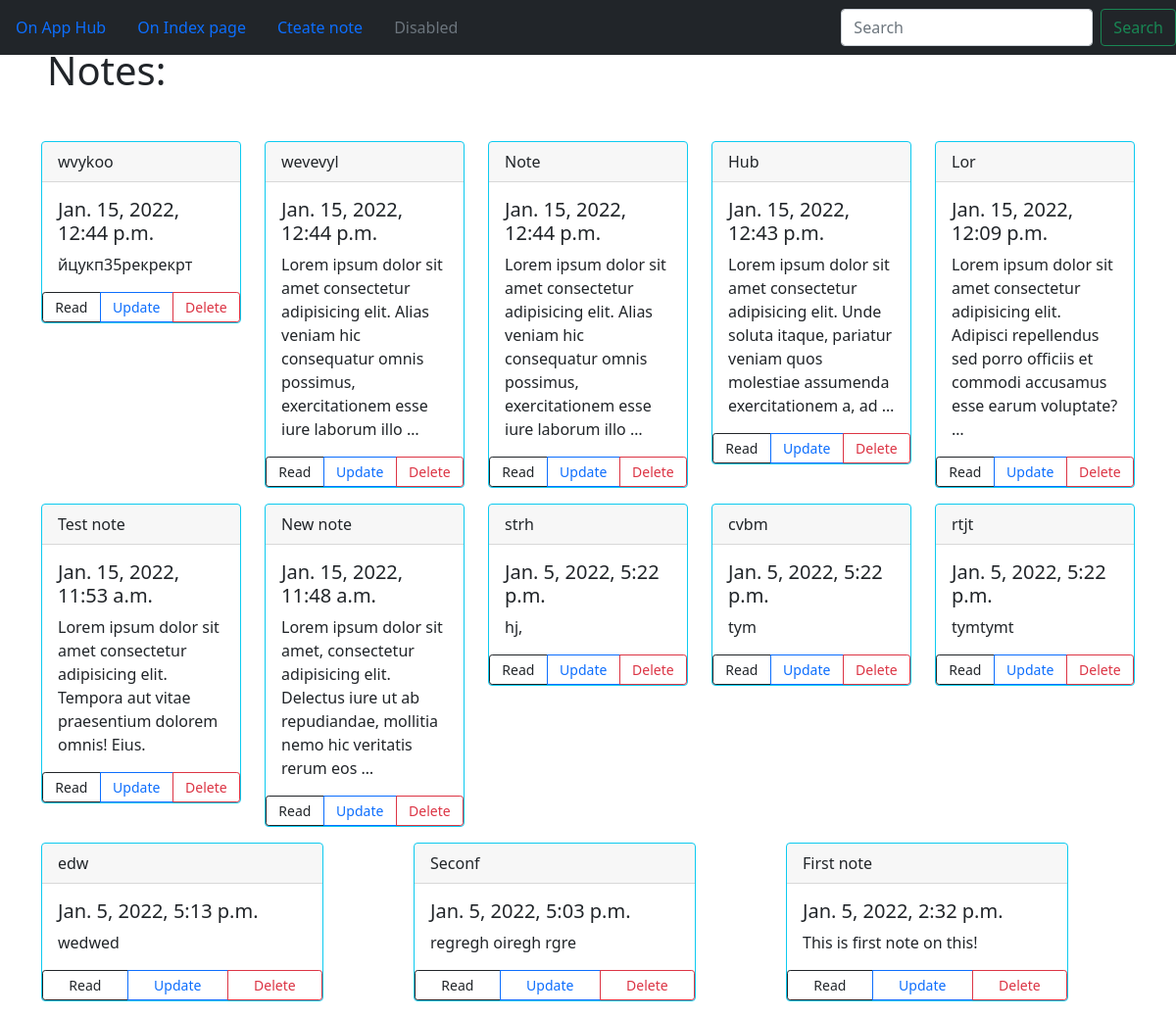
Before: /notes/ with the older database file.
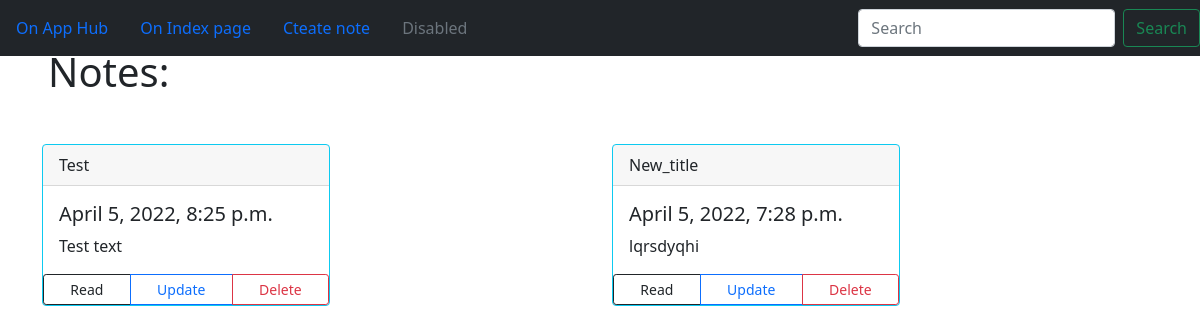
After: the same page with the newer database file.
### notes/models.py (models this page shows, shortened)
class Notes(models.Model):
    title = models.CharField(max_length=150, db_index=True)
    slug = models.SlugField(max_length=150, blank=True, unique=True)
    body = models.TextField(blank=True, db_index=True)
    date_pub = models.DateTimeField(auto_now_add=True)
    def get_absolute_url(self):
        return reverse('notes_detail_url', kwargs={'slug': self.slug})
    def get_update_url(self):
        return reverse('notes_update_url', kwargs={'slug': self.slug})
    def get_delete_url(self):
        return reverse('notes_delete_url', kwargs={'slug': self.slug})
    class Meta:
        ordering = ['-date_pub']

### notes/views.py (the view)
# urls.py: path('',  notes_list, name='notes_list_url'),
def notes_list(request):
    search_query = request.GET.get('search', '')
    if search_query:
        notes = Notes.objects.filter(Q(title__icontains=search_query) |
                                     Q(body__icontains=search_query))
    else:
        notes = Notes.objects.all()
    paginator = Paginator(notes, 30)
    page_number = request.GET.get('page', 1)
    page = paginator.get_page(page_number)
    is_paginated = page.has_other_pages()
    if page.has_previous():
        prev_url = f'?page={page.previous_page_number()}'
    else:
        prev_url = ''
    if page.has_next():
        next_url = f'?page={page.next_page_number()}'
    else:
        next_url = ''
    context = {
        'page_object': page,
        'is_paginated': is_paginated,
        'next_url': next_url,
        'prev_url': prev_url
    }
    return render(request, 'index.html', context=context)

### notes/templates/index.html
{% extends 'base_notes.html' %}
{% block content %}
    <h1 class="mx-5 my-5">Notes:</h1>
    <div class="container">
        <div class="row">
            {% for note in page_object.object_list %}
            <div class="col">
                <div class="card border-info mb-3" style="max-width: 18rem;">
                    <div class="card-header">{{ note.title }}</div>
                    <div class="card-body">
                      <h5 class="card-title">{{ note.date_pub }}</h5>
                      <p class="card-text">{{ note.body | truncatewords:19 }}</p>
                    </div>
                    <div class="btn-group btn-group-sm" role="group" aria-label="Basic outlined example">
                        <a type="button" class="btn btn-outline-dark btn-sm" href="{{ note.get_absolute_url }}" role="button" >Read</a>
                        <a type="button" class="btn btn-outline-primary btn-sm" href="{{ note.get_update_url }}" role="button" >Update</a>
                        <a type="button" class="btn btn-outline-danger btn-sm" href="{{ note.get_delete_url }}" role="button" >Delete</a>
                      </div>
                </div>
            </div>
            {% endfor %}
        </div>
    </div>
{% endblock %}

### notes/templates/base_notes.html (shortened to what this page needs)
<!DOCTYPE html>
<html>
<head>
    <link href="https://cdn.jsdelivr.net/npm/bootstrap@5.1.3/dist/css/bootstrap.min.css" rel="stylesheet">
<body>
    {% block header %}
    <nav class="navbar fixed-top navbar-dark bg-dark">
        <ul class="nav justify-content-center">
            <li class="nav-item">
              <a class="nav-link active" aria-current="page" href="https://google.com">On App Hub</a>
            </li>
            <li class="nav-item">
              <a class="nav-link" href="{% url 'notes_list_url'%}">On Index page</a>
            </li>
            <li class="nav-item">
                <a class="nav-link" href="{% url 'notes_create_url' %}">Cteate note</a>
              </li>
            <li class="nav-item">
              <a class="nav-link disabled">Disabled</a>
            </li>
          </ul>
          <form class="d-flex" action="{% url 'notes_list_url' %}">
            <input class="form-control me-2" type="search" placeholder="Search" aria-label="Search" name="search">
            <button class="btn btn-outline-success" type="submit">Search</button>
          </form>
    </nav>
      {% endblock %}
      {% block content %}
      {% endblock content %}
</body>
</head>
</html>

Changed rows visible on the page:
removed Notes: title "wvykoo", date_pub "Jan. 15, 2022, 12:44 p.m.", body "йцукп35рекрекрт"
removed Notes: title "wevevyl", date_pub "Jan. 15, 2022, 12:44 p.m.", body "Lorem ipsum dolor sit amet consectetur adipisicing elit. Alias veniam hic consequatur omnis possimus, exercitationem esse iure laborum illo …"
removed Notes: title "Note", date_pub "Jan. 15, 2022, 12:44 p.m.", body "Lorem ipsum dolor sit amet consectetur adipisicing elit. Alias veniam hic consequatur omnis possimus, exercitationem esse iure laborum illo …"
removed Notes: title "Hub", date_pub "Jan. 15, 2022, 12:43 p.m.", body "Lorem ipsum dolor sit amet consectetur adipisicing elit. Unde soluta itaque, pariatur veniam quos molestiae assumenda exercitationem a, ad …"
removed Notes: title "Lor", date_pub "Jan. 15, 2022, 12:09 p.m.", body "Lorem ipsum dolor sit amet consectetur adipisicing elit. Adipisci repellendus sed porro officiis et commodi accusamus esse earum voluptate? …"
removed Notes: title "Test note", date_pub "Jan. 15, 2022, 11:53 a.m.", body "Lorem ipsum dolor sit amet consectetur adipisicing elit. Tempora aut vitae praesentium dolorem omnis! Eius."
removed Notes: title "New note", date_pub "Jan. 15, 2022, 11:48 a.m.", body "Lorem ipsum dolor sit amet, consectetur adipisicing elit. Delectus iure ut ab repudiandae, mollitia nemo hic veritatis rerum eos …"
removed Notes: title "strh", date_pub "Jan. 5, 2022, 5:22 p.m.", body "hj,"
removed Notes: title "cvbm", date_pub "Jan. 5, 2022, 5:22 p.m.", body "tym"
removed Notes: title "rtjt", date_pub "Jan. 5, 2022, 5:22 p.m.", body "tymtymt"
removed Notes: title "edw", date_pub "Jan. 5, 2022, 5:13 p.m.", body "wedwed"
removed Notes: title "Seconf", date_pub "Jan. 5, 2022, 5:03 p.m.", body "regregh oiregh rgre"
removed Notes: title "First note", date_pub "Jan. 5, 2022, 2:32 p.m.", body "This is first note on this!"
added Notes: title "Test", date_pub "April 5, 2022, 8:25 p.m.", body "Test text"
added Notes: title "New_title", date_pub "April 5, 2022, 7:28 p.m.", body "lqrsdyqhi"
